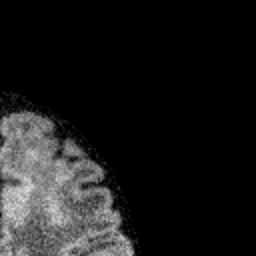
%> input picture Translation_Win_3_RG/Images/Translation_Win_3_RG/Non_tumor_source/W_source_1.png, 256 x 256 px
$ octave evaluate_translation_tumor.m   (GNU Octave 9; MATLAB toolbox functions it lacks are replaced by stand-ins)
%> lines starting %> are read from the running program, lines starting %| are printed output that depends on the picture
### fmi.m
function [mri_map, pet_map] = fmi(ima, imb, imf, feature, w)

if nargin < 3               % Check correct number of arguments
    error('There should be three input images (2 source images and 1 fused image)!');
end

if size(ima) ~= size(imb)	% Check if the source images are of the same size
    error('Size of the source images must be the same!');
end

if size(ima) ~= size(imf)	% Check if the source images are of the same size
    error('Size of the source and fused images must be the same!');
end

if ~exist('feature', 'var')
    feature = 'edge';       % Default feature extraction
end

if ~exist('w', 'var')
    w = 3;                  % Default window size
end

ima = double(ima);
imb = double(imb);
imf = double(imf);


% Feature Extraction

switch feature

	case 'none'         % Raw pixels (no feature extraction)
        aFeature = ima;
        bFeature = imb;
        fFeature = imf;

    case 'gradient'     % Gradient
        aFeature = gradient(ima);
        bFeature = gradient(imb);
        fFeature = gradient(imf);

    case 'edge'         % Edge
        aFeature = edge(ima);
        bFeature = edge(imb);
        fFeature = edge(imf);

    case 'dct'          % DCT
        aFeature = dct2(ima);
        bFeature = dct2(imb);
        fFeature = dct2(imf);

    case 'wavelet'      % Discrete Meyer wavelet
        [cA,cH,cV,cD] = dwt2(ima,'dmey');
        aFeature = rerange([cA,cH;cV,cD]);
        [cA,cH,cV,cD] = dwt2(imb,'dmey');
        bFeature = rerange([cA,cH;cV,cD]);
        [cA,cH,cV,cD] = dwt2(imf,'dmey');
        fFeature = rerange([cA,cH;cV,cD]);

    otherwise
        error('Please specify a feature extraction method among ''gradient'', ''edge'', ''dct'', ''wavelet'', or ''none'' (raw pixels)!');

end


% Sliding window

[m,n] = size(aFeature);
w = floor(w/2);
fmi_map = ones(m-2*w, n-2*w);

for p = w+1:m-w
    for q = w+1:n-w

        aSub = aFeature(p-w:p+w, q-w:q+w);
        bSub = bFeature(p-w:p+w, q-w:q+w);
        fSub = fFeature(p-w:p+w, q-w:q+w);

        l = round((2*w+1).^2);

        if aSub == fSub
            fmi_af = 1;
        else
            aMax = max(aSub(:));
            aMin = min(aSub(:));
            if aMax == aMin
                aSub = ones(2*w+1);
            else
                aSub = (aSub - aMin)/(aMax - aMin);
            end

            fMax = max(fSub(:));
            fMin = min(fSub(:));
            if fMax == fMin
                fSub = ones(2*w+1);
            else
                fSub = (fSub - fMin)/(fMax - fMin);
            end

            % Normalize the feature images to get the marginal PDFs
            aPdf = aSub(:)./(sum(sum(aSub)));
            fPdf = fSub(:)./(sum(sum(fSub)));

            % PDF to CDF tranformation
            aCdf = zeros(size(aPdf));
            fCdf = zeros(size(fPdf));
            aCdf(1) = aPdf(1);
            fCdf(1) = fPdf(1);
            for i = 2:l
                aCdf(i) = aPdf(i)+aCdf(i-1);
                fCdf(i) = fPdf(i)+fCdf(i-1);
            end

            % Pearson correlation between marginal PDFs
            aTemp = aPdf - mean(aPdf);
            fTemp = fPdf - mean(fPdf);
            if sum(aTemp.*fTemp) == 0
                c = 0;
            else
                c = sum(aTemp.*fTemp)/sqrt(sum(aTemp.*aTemp)*sum(fTemp.*fTemp));
            end

            % Population standard deviations
            e_aPdf = 0; e2_aPdf = 0; e_fPdf = 0; e2_fPdf = 0;
            for i = 1:l
                e_aPdf  = e_aPdf  + i.*aPdf(i);         % Expected value of aPdf
                e2_aPdf = e2_aPdf + (i.^2).*aPdf(i);    % 2nd-order moment of aPdf
                e_fPdf  = e_fPdf  + i.*fPdf(i);         % Expected value of fPdf
                e2_fPdf = e2_fPdf + (i.^2).*fPdf(i);	% 2nd-order moment of fPdf
            end
            aSd = sqrt(e2_aPdf - e_aPdf.^2);	% Population standard deviation of aPdf
            fSd = sqrt(e2_fPdf - e_fPdf.^2);	% Population standard deviation of fPdf


            jointEntropy = 0;
            % Joint PDF calculation using simplified Nelsen method with joint entropy calculation
            if c >= 0

                if c == 0 || aSd == 0 || fSd == 0
                    phi = 0;
                else
                    covUp = 0;
                    for i = 1:l
                        for j = 1:l
                            % Frechet's upper bound bivariate distributions between f & a
                            covUp = covUp + 0.5*(fCdf(i)+aCdf(j)-abs(fCdf(i)-aCdf(j))) - fCdf(i).*aCdf(j);
                        end
                    end
                    corrUp = covUp/(fSd*aSd); % Upper correlation between f & a
                    phi = c/corrUp;
                end

                jpdfUp = 0.5*(fCdf(1)+aCdf(1)-abs(fCdf(1)-aCdf(1)));
                jpdf = phi.*jpdfUp + (1-phi).*fPdf(1).*aPdf(1);
                if jpdf~=0
                    jointEntropy = real(-jpdf.*log2(jpdf)); % Joint entropy
                end

                % 1-D boundaries
                for i=2:l
                    jpdfUp = 0.5*(fCdf(i)+aCdf(1)-abs(fCdf(i)-aCdf(1))) - ...
                        0.5*(fCdf(i-1)+aCdf(1)-abs(fCdf(i-1)-aCdf(1)));
                    jpdf = phi.*jpdfUp + (1-phi).*fPdf(i).*aPdf(1);
                    if jpdf~=0
                        jointEntropy = jointEntropy + real(-jpdf.*log2(jpdf)); % Joint entropy
                    end
                end
                for j=2:l
                    jpdfUp = 0.5*(fCdf(1)+aCdf(j)-abs(fCdf(1)-aCdf(j))) - ...
                        0.5*(fCdf(1)+aCdf(j-1)-abs(fCdf(1)-aCdf(j-1)));
                    jpdf = phi.*jpdfUp + (1-phi).*fPdf(1).*aPdf(j);
                    if jpdf~=0
                        jointEntropy = jointEntropy + real(-jpdf.*log2(jpdf)); % Joint entropy
                    end
                end
                % 2-D walls
                for i=2:l
                    for j=2:l
                        jpdfUp = 0.5*(fCdf(i)+aCdf(j)-abs(fCdf(i)-aCdf(j))) - ...
                            0.5*(fCdf(i-1)+aCdf(j)-abs(fCdf(i-1)-aCdf(j))) - ...
                            0.5*(fCdf(i)+aCdf(j-1)-abs(fCdf(i)-aCdf(j-1))) + ...
                            0.5*(fCdf(i-1)+aCdf(j-1)-abs(fCdf(i-1)-aCdf(j-1)));
                        jpdf = phi.*jpdfUp + (1-phi).*fPdf(i).*aPdf(j);
                        if jpdf~=0
                            jointEntropy = jointEntropy + real(-jpdf.*log2(jpdf)); % Joint entropy
                        end
                    end
                end

            end

            if c < 0

                if aSd == 0 || fSd == 0
                    theta = 0;
                else
                    covLo = 0;
                    for i = 1:l
                        for j = 1:l
                            % Frechet's lower bound bivariate distributions between f & a
                            covLo = covLo + 0.5*(fCdf(i)+aCdf(j)-1+abs(fCdf(i)+aCdf(j)-1)) - fCdf(i).*aCdf(j);
                        end
                    end
                    corrLo = covLo/(fSd*aSd); % Lower correlation between f & a
                    theta = c/corrLo;
                end

                jpdfLo = 0.5*(fCdf(1)+aCdf(1)-1+abs(fCdf(1)+aCdf(1)-1));
                jpdf = theta.*jpdfLo + (1-theta).*fPdf(1).*aPdf(1);
                if jpdf~=0
                    jointEntropy = real(-jpdf.*log2(jpdf)); % Joint entropy
                end

                % 1-D boundaries
                for i=2:l
                    jpdfLo = 0.5*(fCdf(i)+aCdf(1)-1+abs(fCdf(i)+aCdf(1)-1)) - ...
                        0.5*(fCdf(i-1)+aCdf(1)-1+abs(fCdf(i-1)+aCdf(1)-1));
                    jpdf = theta.*jpdfLo + (1-theta).*fPdf(i).*aPdf(1);
                    if jpdf~=0
                        jointEntropy = jointEntropy + real(-jpdf.*log2(jpdf)); % Joint entropy
                    end
                end
                for j=2:l
                    jpdfLo = 0.5*(fCdf(1)+aCdf(j)-1+abs(fCdf(1)+aCdf(j)-1)) - ...
                        0.5*(fCdf(1)+aCdf(j-1)-1+abs(fCdf(1)+aCdf(j-1)-1));
                    jpdf = theta.*jpdfLo + (1-theta).*fPdf(1).*aPdf(j);
                    if jpdf~=0
                        jointEntropy = jointEntropy + real(-jpdf.*log2(jpdf)); % Joint entropy
                    end
                end
                % 2-D walls
                for i=2:l
                    for j=2:l
                        jpdfLo = 0.5*(fCdf(i)+aCdf(j)-1+abs(fCdf(i)+aCdf(j)-1)) - ...
                            0.5*(fCdf(i-1)+aCdf(j)-1+abs(fCdf(i-1)+aCdf(j)-1)) - ...
                            0.5*(fCdf(i)+aCdf(j-1)-1+abs(fCdf(i)+aCdf(j-1)-1)) + ...
                            0.5*(fCdf(i-1)+aCdf(j-1)-1+abs(fCdf(i-1)+aCdf(j-1)-1));
                        jpdf = theta.*jpdfLo + (1-theta).*fPdf(i).*aPdf(j);
                        if jpdf~=0
                            jointEntropy = jointEntropy + real(-jpdf.*log2(jpdf)); % Joint entropy
                        end
                    end
                end

            end

            % Marginal entropies
            index = find(aPdf~=0);
            aEntropy = sum(-aPdf(index).*log2(aPdf(index)));
            index = find(fPdf~=0);
            fEntropy = sum(-fPdf(index).*log2(fPdf(index)));

            % Mutual information between a & f
            mi = aEntropy + fEntropy - jointEntropy;

            % Overall normalized mutual information
            if mi == 0
                fmi_af = 0;
            else
                fmi_af = 2.*mi./(aEntropy+fEntropy);
            end

        end

        if bSub == fSub
            fmi_bf = 1;
        else
            bMax = max(bSub(:));
            bMin = min(bSub(:));
            if bMax == bMin
                bSub = ones(2*w+1);
            else
                bSub = (bSub - bMin)/(bMax - bMin);
            end

            fMax = max(fSub(:));
            fMin = min(fSub(:));
            if fMax == fMin
                fSub = ones(2*w+1);
            else
                fSub = (fSub - fMin)/(fMax - fMin);
            end

            % PDF of the gradients of the images
            bPdf = bSub(:)./(sum(sum(bSub)));
            fPdf = fSub(:)./(sum(sum(fSub)));

            l = length(bPdf);

            % PDF to CDF tranformation
            bCdf = zeros(size(bPdf));
            fCdf = zeros(size(fPdf));
            bCdf(1) = bPdf(1);
            fCdf(1) = fPdf(1);
            for i=2:l
                bCdf(i) = bPdf(i)+bCdf(i-1);
                fCdf(i) = fPdf(i)+fCdf(i-1);
            end

            % Pearson correlation between marginal PDFs
            bTemp = bPdf - mean(bPdf);
            fTemp = fPdf - mean(fPdf);
            if sum(bTemp.*fTemp) == 0
                c = 0;
            else
                c = sum(bTemp.*fTemp)/sqrt(sum(bTemp.*bTemp)*sum(fTemp.*fTemp));
            end

            % Population standard deviations
            e_bPdf = 0; e2_bPdf = 0; e_fPdf = 0; e2_fPdf = 0;
            for i = 1:l
                e_bPdf  = e_bPdf  + i.*bPdf(i);         % Expected value of the aPdf
                e2_bPdf = e2_bPdf + (i.^2).*bPdf(i);	% 2nd-order moment of the aPdf
                e_fPdf  = e_fPdf  + i.*fPdf(i);         % Expected value of the bPdf
                e2_fPdf = e2_fPdf + (i.^2).*fPdf(i);	% 2nd-order moment of the bPdf
            end
            bSd = sqrt(e2_bPdf - e_bPdf.^2);	% Population standard deviation of the intensity
            fSd = sqrt(e2_fPdf - e_fPdf.^2);	% Population standard deviation of the intensity


            jointEntropy = 0;
            % JPDF calculation using simplified Nelsen method with joint entropy calculation
            if c >= 0

                if c == 0 || bSd == 0 || fSd == 0
                    phi = 0;
                else
                    covUp = 0;
                    for i = 1:l
                        for j = 1:l
                            % Frechet's upper bound bivariate distributions between f & b
                            covUp = covUp + 0.5*(fCdf(i)+bCdf(j)-abs(fCdf(i)-bCdf(j))) - fCdf(i).*bCdf(j);
                        end
                    end
                    corrUp = covUp/(fSd*bSd); % Upper correlation between f & b
                    phi = c/corrUp;
                end

                jpdfUp = 0.5*(fCdf(1)+bCdf(1)-abs(fCdf(1)-bCdf(1)));
                jpdf = phi.*jpdfUp + (1-phi).*fPdf(1).*bPdf(1);
                if jpdf~=0
                    jointEntropy = real(-jpdf.*log2(jpdf)); % Joint entropy
                end

                % 1-D boundaries
                for i=2:l
                    jpdfUp = 0.5*(fCdf(i)+bCdf(1)-abs(fCdf(i)-bCdf(1))) - ...
                        0.5*(fCdf(i-1)+bCdf(1)-abs(fCdf(i-1)-bCdf(1)));
                    jpdf = phi.*jpdfUp + (1-phi).*fPdf(i).*bPdf(1);
                    if jpdf~=0
                        jointEntropy = jointEntropy + real(-jpdf.*log2(jpdf)); % Joint entropy
                    end
                end
                for j=2:l
                    jpdfUp = 0.5*(fCdf(1)+bCdf(j)-abs(fCdf(1)-bCdf(j))) - ...
                        0.5*(fCdf(1)+bCdf(j-1)-abs(fCdf(1)-bCdf(j-1)));
                    jpdf = phi.*jpdfUp + (1-phi).*fPdf(1).*bPdf(j);
                    if jpdf~=0
                        jointEntropy = jointEntropy + real(-jpdf.*log2(jpdf)); % Joint entropy
                    end
                end
                % 2-D walls
                for i=2:l
                    for j=2:l
                        jpdfUp = 0.5*(fCdf(i)+bCdf(j)-abs(fCdf(i)-bCdf(j))) - ...
                            0.5*(fCdf(i-1)+bCdf(j)-abs(fCdf(i-1)-bCdf(j))) - ...
                            0.5*(fCdf(i)+bCdf(j-1)-abs(fCdf(i)-bCdf(j-1))) + ...
                            0.5*(fCdf(i-1)+bCdf(j-1)-abs(fCdf(i-1)-bCdf(j-1)));
                        jpdf = phi.*jpdfUp + (1-phi).*fPdf(i).*bPdf(j);
                        if jpdf~=0
                            jointEntropy = jointEntropy + real(-jpdf.*log2(jpdf)); % Joint entropy
                        end
                    end
                end

            end

            if c < 0

                if bSd == 0 || fSd == 0
                    theta = 0;
                else
                    covLo = 0;
                    for i = 1:l
                        for j = 1:l
                            % Frechet's lower bound bivariate distributions between f & b
                            covLo = covLo + 0.5*(fCdf(i)+bCdf(j)-1+abs(fCdf(i)+bCdf(j)-1)) - fCdf(i).*bCdf(j);
                        end
                    end
                    corrLo = covLo/(fSd*bSd); % Lower correlation between f & b
                    theta = c/corrLo;
                end

                jpdfLo = 0.5*(fCdf(1)+bCdf(1)-1+abs(fCdf(1)+bCdf(1)-1));
                jpdf = theta.*jpdfLo + (1-theta).*fPdf(1).*bPdf(1);
                if jpdf~=0
                    jointEntropy = real(-jpdf.*log2(jpdf)); % Joint entropy
                end

                % 1-D boundaries
                for i=2:l
                    jpdfLo = 0.5*(fCdf(i)+bCdf(1)-1+abs(fCdf(i)+bCdf(1)-1)) - ...
                        0.5*(fCdf(i-1)+bCdf(1)-1+abs(fCdf(i-1)+bCdf(1)-1));
                    jpdf = theta.*jpdfLo + (1-theta).*fPdf(i).*bPdf(1);
                    if jpdf~=0
                        jointEntropy = jointEntropy + real(-jpdf.*log2(jpdf)); % Joint entropy
                    end
                end
                for j=2:l
                    jpdfLo = 0.5*(fCdf(1)+bCdf(j)-1+abs(fCdf(1)+bCdf(j)-1)) - ...
                        0.5*(fCdf(1)+bCdf(j-1)-1+abs(fCdf(1)+bCdf(j-1)-1));
                    jpdf = theta.*jpdfLo + (1-theta).*fPdf(1).*bPdf(j);
                    if jpdf~=0
                        jointEntropy = jointEntropy + real(-jpdf.*log2(jpdf)); % Joint entropy
                    end
                end
                % 2-D walls
                for i=2:l
                    for j=2:l
                        jpdfLo = 0.5*(fCdf(i)+bCdf(j)-1+abs(fCdf(i)+bCdf(j)-1)) - ...
                            0.5*(fCdf(i-1)+bCdf(j)-1+abs(fCdf(i-1)+bCdf(j)-1)) - ...
                            0.5*(fCdf(i)+bCdf(j-1)-1+abs(fCdf(i)+bCdf(j-1)-1)) + ...
                            0.5*(fCdf(i-1)+bCdf(j-1)-1+abs(fCdf(i-1)+bCdf(j-1)-1));
                        jpdf = theta.*jpdfLo + (1-theta).*fPdf(i).*bPdf(j);
                        if jpdf~=0
                            jointEntropy = jointEntropy + real(-jpdf.*log2(jpdf)); % Joint entropy
                        end
                    end
                end

            end


            % Marginal entropies
            index = find(bPdf~=0);
            bEntropy = sum(-bPdf(index).*log2(bPdf(index)));
            index = find(fPdf~=0);
            fEntropy = sum(-fPdf(index).*log2(fPdf(index)));

            % Mutual information between b & f
            mi = bEntropy + fEntropy - jointEntropy;

            % Overall normalized mutual information
            if mi == 0
                fmi_bf = 0;
            else
                fmi_bf = 2.*mi./(bEntropy+fEntropy);
            end

        end

        mri_map(p-w,q-w) = fmi_af;
        pet_map(p-w,q-w) = fmi_bf;

    end
end

### evaluate_translation_tumor.m
%%%%%%%%%%%%%%%%%%%%%%%%%%%%%%%%%%%%%%%%%%
%Tumor visualisation maps
%%%%%%%%%%%%%%%%%%%%%%%%%%%%%%%%%%%%%%%%%%
th = 0.7
source1_im = imread('Images/Translation_Win_7_RG/Non_tumor_source/W_source_1.png');
%> source1_im is the input picture: size 256x256x3 uint8; min 0, max 225, mean 27.2
source1_im = rgb2gray(source1_im)
%> source1_im: size 256x256 uint8
source2_im = imread('Images/Translation_Win_7_RG/Non_tumor_source/W_source_2.png');
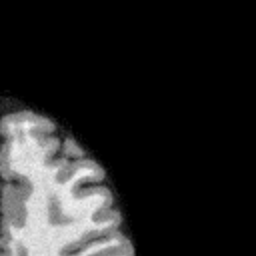
%> input picture Translation_Win_3_RG/Images/Translation_Win_3_RG/Non_tumor_source/W_source_2.png, 256 x 256 px
%> source2_im is the input picture: size 256x256x3 uint8; min 0, max 251, mean 36.8
source2_im = rgb2gray(source2_im)
%> source2_im: size 256x256 uint8
W_target_1_100 = imread('Images/Translation_Win_7_RG/Non_tumor_targets/W_target_1_100.png');
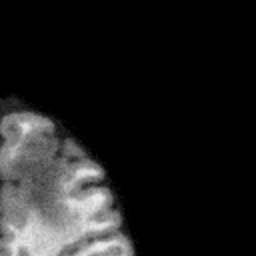
%> input picture Translation_Win_3_RG/Images/Translation_Win_3_RG/Non_tumor_targets/W_target_1_100.png, 256 x 256 px
%> W_target_1_100 is the input picture: size 256x256x3 uint8; min 0, max 236, mean 30.5
imshow(W_target_1_100)
W_target_1_100 = rgb2gray(W_target_1_100)
%> W_target_1_100: size 256x256 uint8
[W_target_1_conf1_100, W_target_1_conf2_100] = fmi(source1_im, source2_im, W_target_1_100, 'none', 7);
%> (the run ends here)
